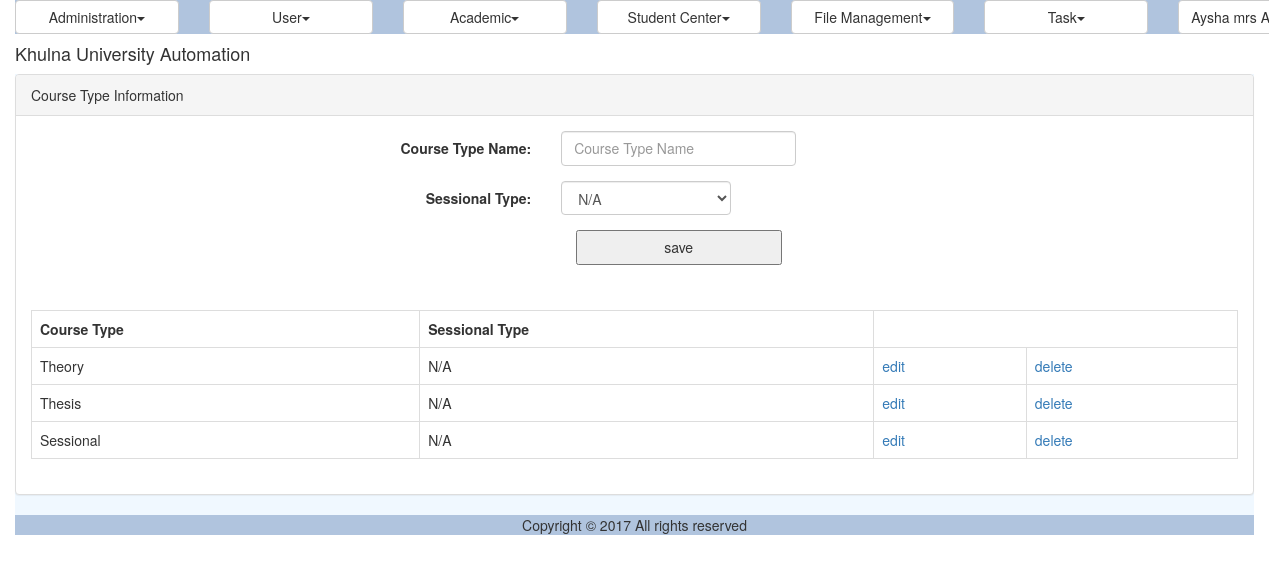
The app's page /course_type.php (signed in) with its own data.
### tables this page shows
CREATE TABLE `reg_course_type` (
  `ID` varchar(40) NOT NULL,
  `Name` varchar(30) NOT NULL,
  `SessionalTypeID` varchar(40) NOT NULL
);

CREATE TABLE `reg_course_sessional_type` (
  `ID` varchar(40) NOT NULL,
  `Name` varchar(50) NOT NULL
);

### util/class.util.inc (called while the page is built, shortened)
<?php
class ConfigUtil implements I_DBConfig, I_LogConfig, I_LanguageConfig{
	public static $s_instance;
	private $_host;
	private $_username;
	private $_password;
	private $_database;
	public static function getInstance() {
		if(!self::$s_instance) {
			self::$s_instance = new self();
		}
		return self::$s_instance;
	}
	private function readConfig(){
		$this->_ini_array = parse_ini_file(CONFIG.'system.ini');
		$this->_host =	$this->_ini_array['db_host'];
		$this->_username = $this->_ini_array['db_username'];
		$this->_password = $this->_ini_array['db_password'];
		$this->_database = $this->_ini_array['db_database'];
	}
	public function getDBHost(){
		return $this->_host;
	}
	public function getDBUserName(){
		return $this->_username;
	}
	public function getDBPassword(){
		return $this->_password;
	}
	public function getDBName(){
		return $this->_database;
	}
}
class DBUtil implements I_DBUtil {
	private static $s_instance;
	private $_host;
	private $_username;
	private $_password;
	private $_database;
	protected $_connection;
	protected $_result;
	public static function getInstance() {
		if(!self::$s_instance) {
			self::$s_instance = new self();
		}
		return self::$s_instance;
	}
	private function readDBConfig(){
		$_config = ConfigUtil::getInstance();
		$this->_host = $_config->getDBHost();
		$this->_username = $_config->getDBUserName();
		$this->_password = $_config->getDBPassword();
		$this->_database = $_config->getDBName();
	}
	private function setConnection(){
		$this->_connection = new mysqli($this->_host, $this->_username,
			$this->_password, $this->_database);
	}
	public function doQuery($sql) {
		$this->_result = $this->_connection->query($sql) or die(mysqli_error($this->_connection));
		return $this->_result;
	}
	public function getNumRows() {
		$this->_numRows = mysqli_num_rows($this->_result);
		return $this->_numRows;
	}
	public function getAllRows() {
		$rows = array();
		for($x = 0; $x < $this->getNumRows(); $x++) {
			$rows[] = mysqli_fetch_assoc($this->_result);
		}
		return $rows;
	}
}
class LogUtil{
	private static $s_instance;
	public static function getInstance(){
		if(!self::$s_instance) {
			self::$s_instance = new self();
		}
		return self::$s_instance;
	}
}
class LangUtil{
	private static $s_instance;
	public static function getInstance() {
		if(!self::$s_instance) {
			self::$s_instance = new self();
		}
		return self::$s_instance;
	}
}
?>

### modules/registration/ui/blade/view.course_type.blade.inc (called while the page is built, shortened)
<?php
include_once UTILITY.'class.util.inc';
include_once MODULES_REGISTRATION.'bao/class.course_typebao.inc';
include_once MODULES_REGISTRATION.'bao/class.course_sessional_typebao.inc';
$_CourseTypeBAO = new CourseTypeBAO();
$_SessionalTypeBAO = new SessionalTypeBAO();
?>

### modules/registration/bao/class.course_sessional_typebao.inc (called while the page is built, shortened)
<?php
include_once UTILITY.'class.util.inc';
include_once MODULES_REGISTRATION.'dao/class.course_sessional_typedao.inc';
Class SessionalTypeBAO{
	private $_SessionalTypeDAO;
	public function __construct(){
		$this->_SessionalTypeDAO = new SessionalTypeDAO();
	}
	public function getAllSessionalTypes(){
		$Result = $this->_SessionalTypeDAO->getAllSessionalTypes();
		return $Result;
	}
}
?>

### modules/registration/dao/class.course_sessional_typedao.inc (called while the page is built, shortened)
<?php
include_once COMMON.'class.common.inc';
include_once COMMON.'class.common.course.inc';
include_once UTILITY.'class.util.inc';
Class SessionalTypeDAO{
	private $_DB;
	public function __construct(){
		$this->_DB = DBUtil::getInstance();
	}
	public function getAllSessionalTypes(){
		$SessionalTypeList = array();
		$this->_DB->doQuery("SELECT * FROM reg_course_sessional_type");
		$rows = $this->_DB->getAllRows();
		for($i = 0; $i < sizeof($rows); $i++) {
			$row = $rows[$i];
			$this->_SessionalType = new SessionalType();
		    $this->_SessionalType->setID ( $row['ID']);
		    $this->_SessionalType->setName( $row['Name'] );
		    $SessionalTypeList[]=$this->_SessionalType;
		}
		$Result = new Result();
		$Result->setIsSuccess(1);
		$Result->setResultObject($SessionalTypeList);
		return $Result;
	}
}
?>

### common/class.common.inc (called while the page is built, shortened)
<?php
class Result{
    private $_IsSuccess=0;
    private $_ResultObject;
    public function setIsSuccess($IsSuccess){
        $this->_IsSuccess = $IsSuccess;
    }
    public function getIsSuccess(){
        return $this->_IsSuccess;
    }
    public function setResultObject($ResultObject){
        $this->_ResultObject = $ResultObject;
    }
    public function getResultObject(){
        return $this->_ResultObject;
    }
}
?>

### common/class.common.course.inc (called while the page is built, shortened)
<?php
class CourseType
{
    private $_ID;
    private $_Name;
    private $_SessionalTypeID;
    public function setID ( $ID ) {
        $this->_ID = $ID;
    }
    public function getID () {
        return $this->_ID;
    }
    public function setName ( $Name ) {
        $this->_Name = $Name;
    }
    public function getName () {
        return $this->_Name;
    }
    public function setSessionalTypeID ( $SessionalTypeID ) {
        $this->_SessionalTypeID = $SessionalTypeID;
    }
    public function getSessionalTypeID() {
        return $this->_SessionalTypeID;
    }
}
class SessionalType
{
    private $_ID;
    private $_Name;
    public function setID ( $ID ) {
        $this->_ID = $ID;
    }
    public function getID () {
        return $this->_ID;
    }
    public function setName ( $Name ) {
        $this->_Name = $Name;
    }
    public function getName () {
        return $this->_Name;
    }
}
?>

### modules/registration/bao/class.course_typebao.inc (called while the page is built, shortened)
<?php
include_once UTILITY.'class.util.inc';
include_once MODULES_REGISTRATION.'dao/class.course_typedao.inc';
Class CourseTypeBAO{
	private $_CourseTypeDAO;
	public function __construct(){
		$this->_CourseTypeDAO = new CourseTypeDAO();
	}
	public function getAllCourseTypes(){
		$Result = $this->_CourseTypeDAO->getAllCourseTypes();
		return $Result;
	}
}
?>

### modules/registration/dao/class.course_typedao.inc (called while the page is built, shortened)
<?php
include_once COMMON.'class.common.inc';
include_once COMMON.'class.common.course.inc';
include_once UTILITY.'class.util.inc';
Class CourseTypeDAO{
	private $_DB;
	public function __construct(){
		$this->_DB = DBUtil::getInstance();
	}
	public function getAllCourseTypes(){
		$CourseTypeList = array();
		$this->_DB->doQuery("SELECT * FROM reg_course_type");
		$rows = $this->_DB->getAllRows();
		for($i = 0; $i < sizeof($rows); $i++) {
			$row = $rows[$i];
			$this->_CourseType = new CourseType();
		    $this->_CourseType->setID ( $row['ID']);
		    $this->_CourseType->setName( $row['Name'] );
		    $sid = $row['SessionalTypeID'];
		    $this->_DB->doQuery("SELECT * FROM reg_course_sessional_type where ID='".$sid."'");
			$newrows = $this->_DB->getAllRows();
			for($j = 0; $j < sizeof($newrows); $j++) {
				$newrow = $newrows[$j];
		    	$value = $newrow['Name'] ;
			}
		    $this->_CourseType->setSessionalTypeID($value);
		    $CourseTypeList[]=$this->_CourseType;
		}
		$Result = new Result();
		$Result->setIsSuccess(1);
		$Result->setResultObject($CourseTypeList);
		return $Result;
	}
}
?>

### modules/registration/ui/view.course_type.inc (the view, shortened to what this page needs)
<?php
include_once 'blade/view.course_type.blade.inc';
include_once COMMON.'class.common.inc';
include_once COMMON.'class.common.course.inc';
?>
<div class="panel panel-default">
    <div class="panel-heading">Course Type Information</div>
    <div class="panel-body">
	<div id="form">
		<form method="post" class="form-horizontal">
			<div class="form-group">
          	<label class="control-label col-sm-4" for="txtName">Course Type Name:</label>
          	<div class="col-sm-6">
			<input type="text" name="txtName" class="form-control"  placeholder="Course Type Name" value="<?php
				if(isset($_GET['edit'])) echo $getROW->getName();  ?>" />
			</div>
			</div>
			<div class="form-group">
              	<label class="control-label col-sm-4" for="sessionaltype">Sessional Type:</label>
              	<div class="col-sm-6">
							<?php
							$Result = $_SessionalTypeBAO->getAllSessionalTypes();
							if ($Result->getIsSuccess())
								$SessionlTypeList = $Result->getResultObject();
							?>
							<select name="sessionaltype" class="form-control"  style="width:170px">
								<?php
								for ($i = 0; $i<sizeof($SessionlTypeList); $i++){
									$SessionlType = $SessionlTypeList[$i];
									?>
									<?php
									if (!isset($_GET['edit'])){
										?>
										<option value="<?php echo $SessionlType->getID();?>" > <?php echo $SessionlType->getName(); ?>
										</option>
										<?php
									}
											?>
											<?php
								}
								?>
							</select>
				</div>
			</div>
	        <div class="form-group">
              	<div class="col-sm-offset-2 col-sm-10">
						<?php
						if(isset($_GET['edit']))
						{
							?>
							<button type="submit" name="update">update</button>
							<?php
						}
						else
						{
							?>
							<button type="submit" name="save">save</button>
							<?php
						}
						?>
				</div>
			</div>
		</form>
	</div>
	</div>
	<div class="panel-body">
	<table class="table table-bordered">
	<?php
	$Result = $_CourseTypeBAO->getAllCourseTypes();
	if($Result->getIsSuccess()){
		$CourseList = $Result->getResultObject();
	?>
		<tr>
			<th>Course Type</th>
			<th>Sessional Type</th>
		</tr>
		<?php
		for($i = 0; $i < sizeof($CourseList); $i++) {
			$Course = $CourseList[$i];
			?>
		    <tr>
			    <td><?php echo $Course->getName(); ?></td>
			    <td><?php echo $Course->getSessionalTypeID(); ?></td>
			    <td><a href="?edit=<?php echo $Course->getID(); ?>" onclick="return confirm('sure to edit !'); " >edit</a></td>
			    <td><a href="?del=<?php echo $Course->getID(); ?>" onclick="return confirm('sure to delete !'); " >delete</a></td>
		    </tr>
	    <?php
		}
	}
	else{
		echo $Result->getResultObject();
	}
	?>
	</table>
	</div>
</div>

### resources/css/style.css (style rules this page uses)
#form { width:500px; margin:0px auto; text-align:center; }
#form form input { width:100%; height:35px; }
form button { width:50%; height:35px; }
table,td { border:solid #e9e9e9 1px; }

### records on screen
reg_course_type: Name "Theory"
reg_course_sessional_type: Name "N/A"
reg_course_type: Name "Thesis"
reg_course_type: Name "Sessional"

### other values on screen
$globalMenu[$i]->getTitle() "Administration User Academic Student Center File Management Task"
$CurrentUser->getFullName() "Aysha mrs…"
form field sessionaltype "N/A"
